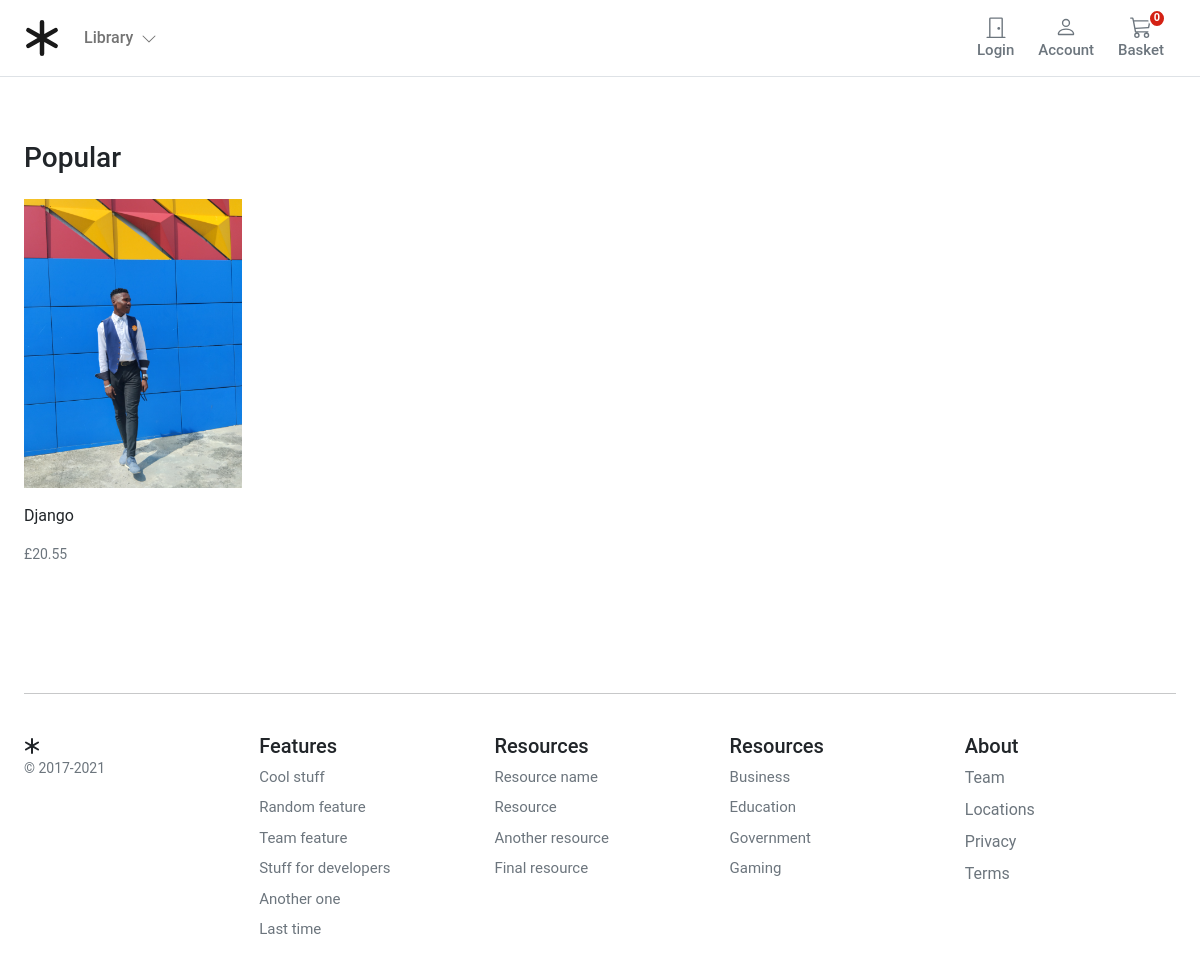
/search/django/, run on the app's committed database.
### store/models.py (models this page shows, shortened)
class Product(models.Model):
    category = models.ForeignKey(Category, related_name='product', on_delete=models.CASCADE)
    created_by = models.ForeignKey(User, on_delete=models.CASCADE, related_name='product_creator')
    title = models.CharField(max_length=255)
    author = models.CharField(max_length=255, default='admin')
    description = models.TextField(blank=True)
    image = models.ImageField(upload_to='images/')
    slug = models.SlugField(max_length=255)
    price = models.DecimalField(max_digits=4, decimal_places=2)
    in_stock = models.BooleanField(default=True)
    is_active = models.BooleanField(default=True)
    created = models.DateTimeField(auto_now_add=True)
    updated = models.DateTimeField(auto_now=True)
    objects = models.Manager()
    products = ProductManager()
    class Meta:
        verbose_name_plural = 'Products'
        ordering = ('-created',)
    def get_absolute_url(self):
        return reverse('store:product_detail', args=[self.slug])

### store/views.py (the view)
# urls.py: path('search/<slug:category_slug>/', views.category_list, name='category_list'),
def category_list(request, category_slug):
    category = get_object_or_404(Category, slug=category_slug)
    products = Product.objects.filter(category=category)
    return render(request, 'store/products/category.html', {'category': category, 'products': products})

### basket/basket.py (called while the page is built)
    def __len__(self):
        return sum(item['qty'] for item in self.basket.values())

### store/context_processors.py (called while the page is built)
def categories(request):
    return {
        'categories': Category.objects.all()
    }

### store/models.py (called while the page is built)
    def get_absolute_url(self):
        return reverse('store:product_detail', args=[self.slug])

### templates/store/products/category.html (shortened to what this page needs)
{% extends "../base.html" %}
{% load static %}
{% block content %}
<main>
  <div class="container">
    <div class="row">
      <div class="album py-5">
        <div class="pb-3"><h1 class="h3">Popular</h1></div>
        <div class="row row-cols-1 row-cols-sm-2 row-cols-md-5 g-3">
          {% for product in products %}
          <div class="col">
            <div class="card border-0">
              <img class="img-fluid" alt="Responsive image" src="{{ product.image.url }}">
              <div class="card-body px-0">
                <p class="card-text">
                  <a class="text-dark text-decoration-none"
                    href="{{ product.get_absolute_url }}">{{ product.title }}</a>
                </p>
                <div class="d-flex justify-content-between align-items-center">
                  <small class="text-muted">£{{product.price}}</small>
                </div>
              </div>
            </div>
          </div>
          {% endfor %}
        </div>
      </div>
    </div>
  </div>
</main>
{% endblock %}

### static/core/css/base.css (style rules this page uses)
@media (min-width: 1000px) { .container { max-width: 1000px; } }
@media (max-width: 1200px) { .container { max-width: 100%; padding:0 24px; } }
html, body, p, div { letter-spacing: -0.02px; font-family: 'Roboto', sans-serif; }

### data on the page
Product: image (picture), title "Django", price "20.55"
